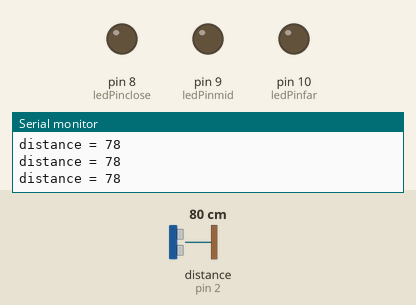
Bench run of a sketch on a simulated Arduino Uno, built with avr-gcc and run on an emulated ATmega328P. Parts: output pins drawn as LEDs (lit = HIGH), the last lines printed to the serial monitor. Wiring (inferred from the names in the program): ultrasonic range finder: trigger pin 3; echo pin 2. The test bench sets the inputs (shaded band); at power-on: distance to the obstacle (sensor on pin 2) 80 cm. The echo pulse lasts 58.3 µs per cm; pins used as bus, display or sensor lines are not drawn.

Above: at 1.2 s.
1.3 s: distance to the obstacle (sensor on pin 2) set to 27 cm
4.3 s: distance to the obstacle (sensor on pin 2) set to 23 cm
At 5.1 s:
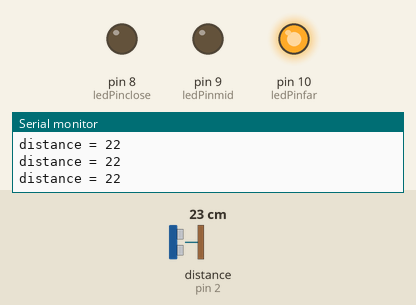
5.8 s: distance to the obstacle (sensor on pin 2) set to 2 cm
At 6.2 s:
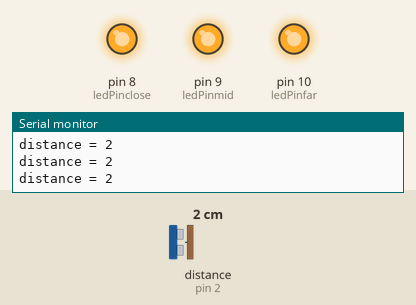
7.3 s: distance to the obstacle (sensor on pin 2) set to 9 cm
At 8.5 s:
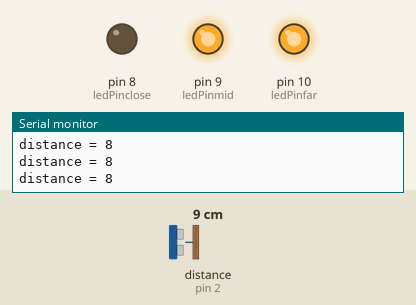
8.8 s: distance to the obstacle (sensor on pin 2) set to 4 cm
At 9.6 s:
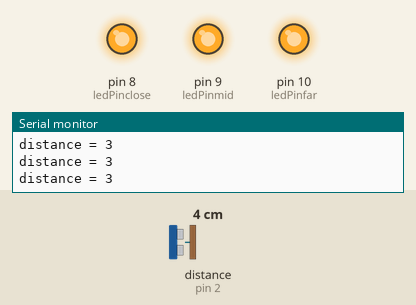
11.8 s: distance to the obstacle (sensor on pin 2) set to 18 cm
At 13.1 s:
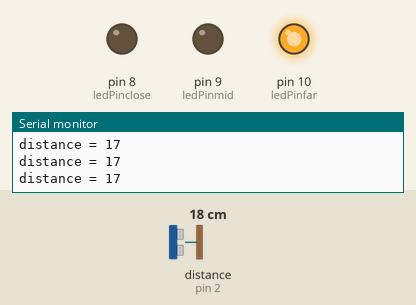
Timing chart, 0 to 14.3 s (numbered marks = the images above; inputs shaded):
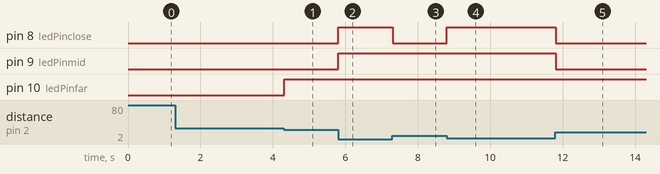

The sketch:

ultrasonic+led.ino
```cpp
//This is a distance mapping tool, measured by ultrasonic sensor, displayed by led

int trigPin = 3;
int echoPin = 2;
int ledPinclose = 8;
int ledPinmid = 9;
int ledPinfar = 10;
long distance;
long duration;

void setup() {
pinMode(trigPin, OUTPUT);
pinMode(echoPin, INPUT);
pinMode(ledPinclose, OUTPUT);
pinMode(ledPinmid, OUTPUT);
pinMode(ledPinfar, OUTPUT);
Serial.begin(9600);
}

void loop() {
  ultra();
  led();
  Serial.println("distance = " + String(distance));
}

void ultra(){

digitalWrite(trigPin, LOW);
delayMicroseconds(2);


digitalWrite(trigPin, HIGH);
delayMicroseconds(10);
digitalWrite(trigPin, LOW);


duration = pulseIn(echoPin, HIGH);


distance= duration*0.034/2;
}

void led(){
if(distance>15 && distance<25){
    digitalWrite(ledPinfar, HIGH);
    digitalWrite(ledPinmid, LOW);
    digitalWrite(ledPinclose, LOW);
}
else if(distance>5 && distance<15){
    digitalWrite(ledPinmid, HIGH);
    digitalWrite(ledPinfar, HIGH);
    digitalWrite(ledPinclose, LOW);
}
else if(distance<5){
    digitalWrite(ledPinclose, HIGH);
    digitalWrite(ledPinmid, HIGH);
    digitalWrite(ledPinfar, HIGH);
}
else{
    digitalWrite(ledPinfar, LOW);
    digitalWrite(ledPinmid, LOW);
    digitalWrite(ledPinclose, LOW);
}
}
```

Measured:
- the behaviour switches between 26 and 25 cm on distance to the obstacle (sensor on pin 2) (found by bisection; images 0 and 1)
- after the input at 4.3 s, pin 10 (ledPinfar): LOW → HIGH at once
- after the input at 5.8 s, pin 8 (ledPinclose), pin 9 (ledPinmid): LOW → HIGH at once
- after the input at 7.3 s, pin 8 (ledPinclose): HIGH → LOW at once
- after the input at 8.8 s, pin 8 (ledPinclose): LOW → HIGH at once
- after the input at 11.8 s, pin 8 (ledPinclose), pin 9 (ledPinmid): HIGH → LOW at once
